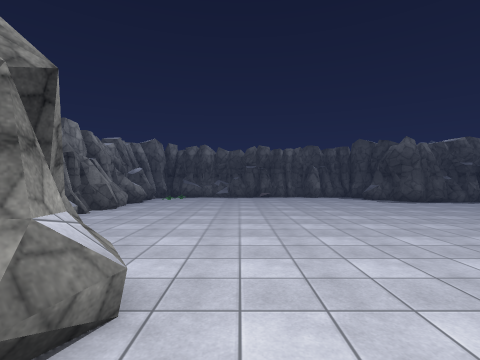
[1] (above)

17 first-person views from a walk through a 3-D level made in the Unity game engine. The camera is 1.5 m above the floor, looks level and sees 85° across. The floor is counted in squares, 2 m on a side. Each view is taken from the middle of a square. On the plan, view 1 faces up. The plan holds only what a view shows up to about 9 squares ahead; the rest is blank. The place goes on beyond the plan. Some surface patterns are stand-ins.

[2]
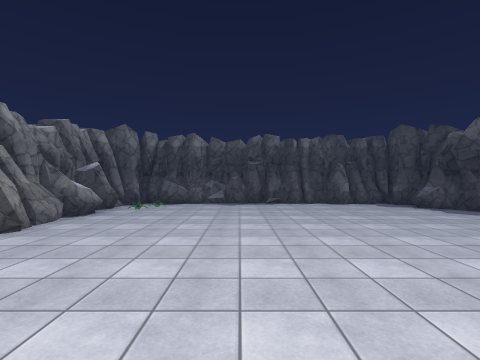

[3]
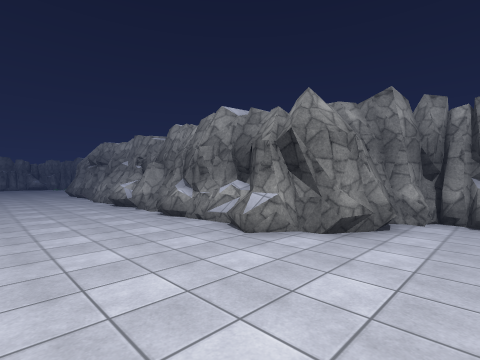

[4]
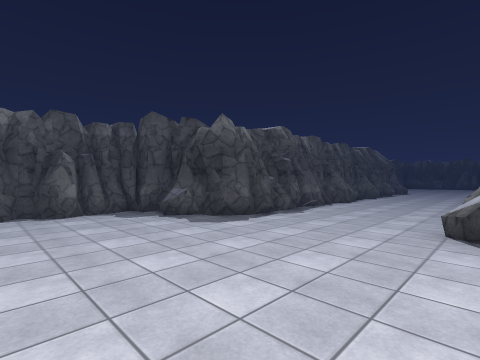

[5]
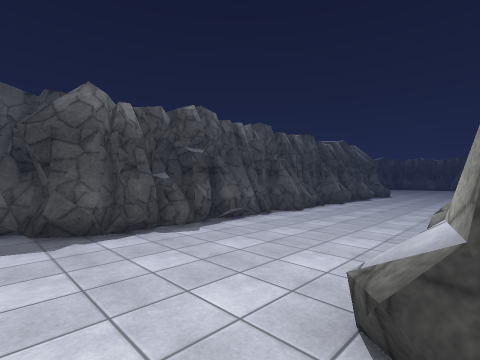

[6]
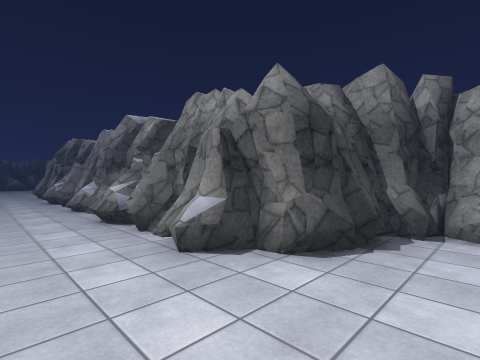

[7]
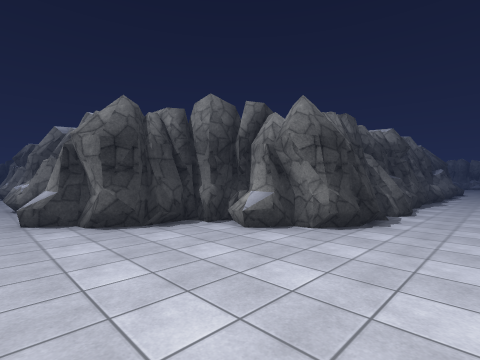

[8]
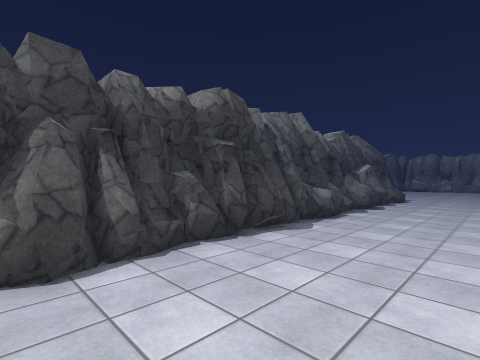

[9]
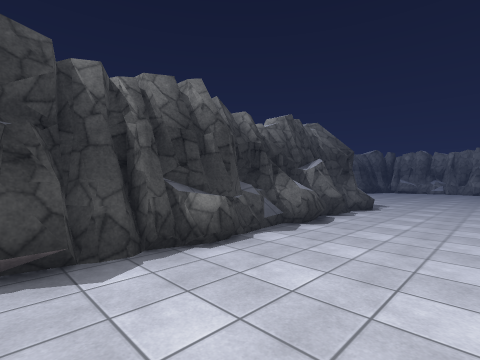

[10]
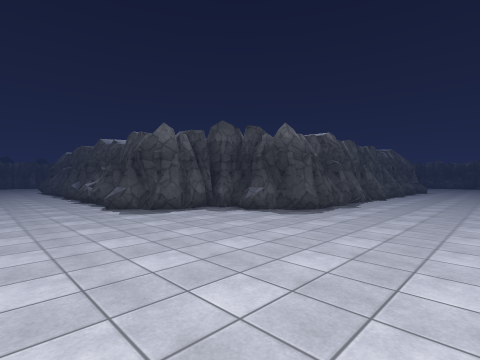

[11]
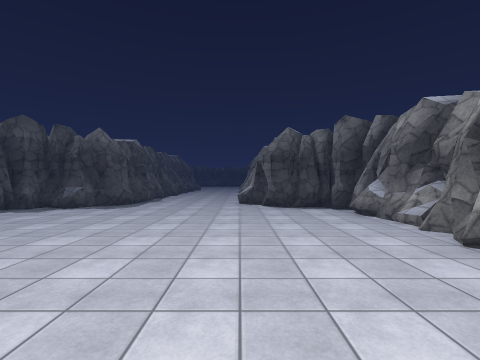

[12]
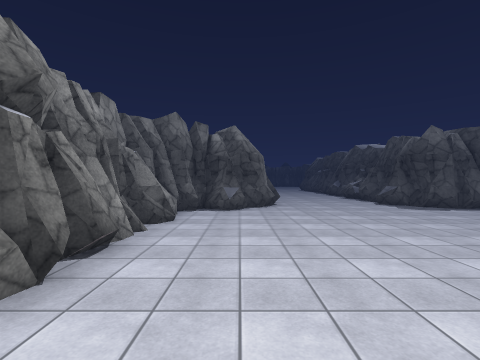

[13]
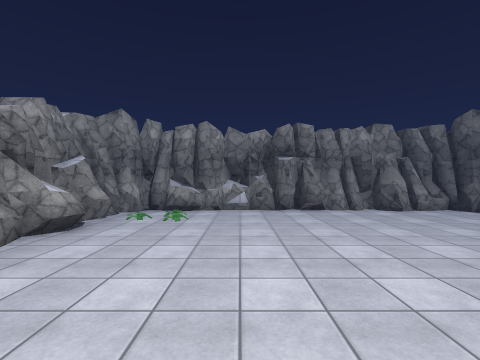

[14]
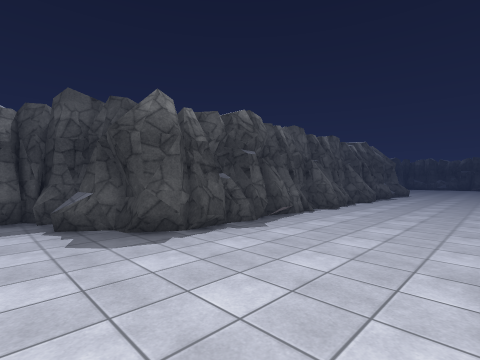

[15]
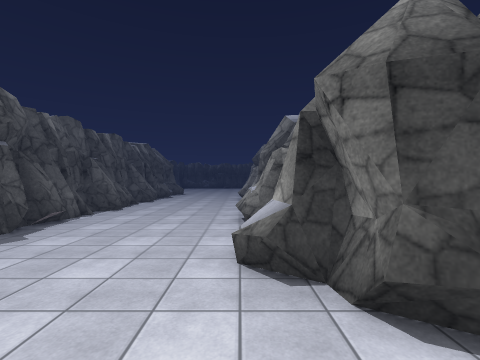

[16]
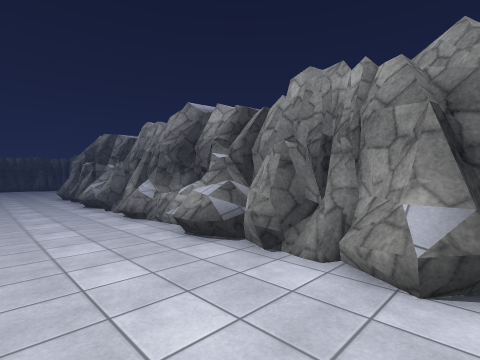

[17]
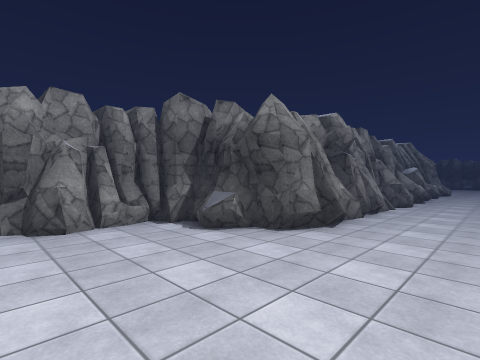

### Floor plan
Key: @ floor where view 1 was taken; # wall or solid block; . floor; / step, stairs or slope; = window, fence, low wall or low ledge; ^ raised ledge.
Columns run from 4 left of view 1 to 17 right of it. Each row starts with its distance up from view 1.
 12  ########
 11 ###....####
 10 #........##
  9 #=........#########
  8 #...................
  7 #....................
  6 #....................
  5 #.........#########
  4 #........##
  3 ##......^##
  2  ###...###
  1   ##...#
  0    #@..#
 -1    #...#
 -2    #...#
 -3    #...#
 -4    #...#
 -5    #...#
 -6    #...#
 -7    #...#
 -8    #...#
 -9    #...#
-10   ##...#
-11 ###....###
-12 #........##
-13 #........#########
-14 #................#
-15 #...................
-16 #.....................
-17 #.........#.#^...#^...
-18 #//......############
-19 #//......##
-20 ##########

Positions as (right, up) in squares from view 1, and headings:
1: (0, 0), facing up
2: (0, 3), facing up
3: (2, 4), facing down-left
4: (2, 5), facing up-right
5: (5, 5), facing up-right
6: (4, 7), facing down-right
7: (1, 6), facing down-right
8: (0, 0), facing down-right
9: (0, -3), facing down-right
10: (0, -17), facing up-right
11: (-2, -17), facing right
12: (-2, -18), facing up
13: (3, -17), facing left
14: (4, -17), facing up-right
15: (4, -17), facing right
16: (6, -15), facing down-right
17: (1, -14), facing up-left
